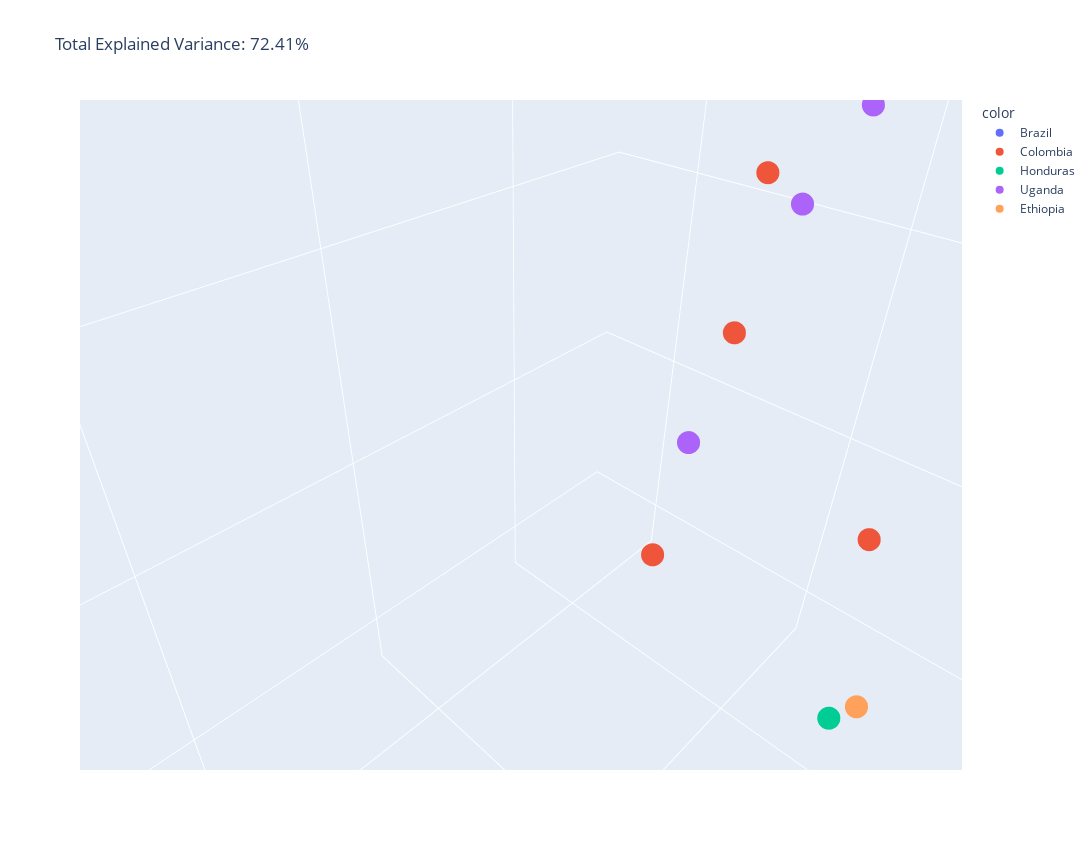

Write notebook code for a chart like this one.
### Code cell
# Three-Dimensional Component Analysis
pca = PCA(n_components=3)
components = pca.fit_transform(x)

total_var = pca.explained_variance_ratio_.sum() * 100

fig = px.scatter_3d(
    components, x=0, y=1, z=2, color=df['Country'],
    title=f'Total Explained Variance: {total_var:.2f}%',
    labels={'0': 'PC 1', '1': 'PC 2', '2': 'PC 3'},
    height=850,
    width=1300
)
fig.show()
